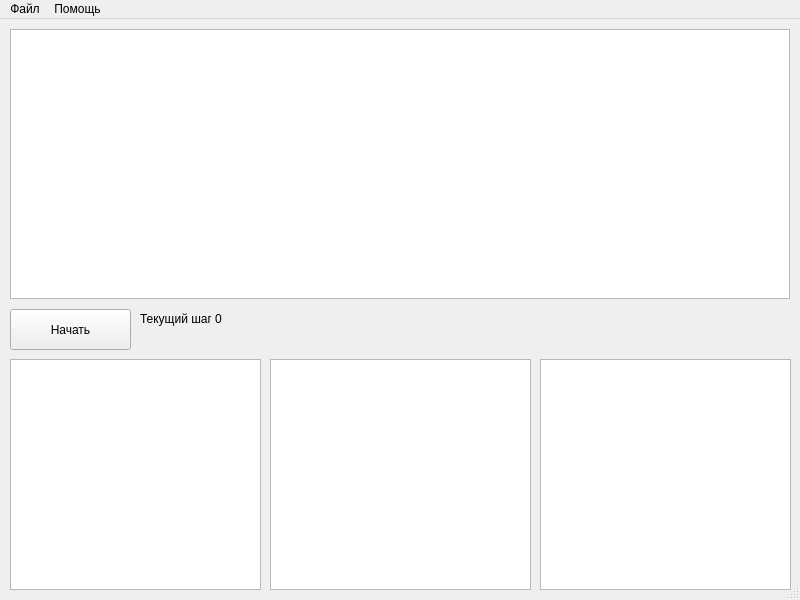
<?xml version="1.0" encoding="UTF-8"?>
<ui version="4.0">
 <class>Diplom</class>
 <widget class="QMainWindow" name="Diplom">
  <property name="geometry">
   <rect>
    <x>0</x>
    <y>0</y>
    <width>800</width>
    <height>600</height>
   </rect>
  </property>
  <property name="minimumSize">
   <size>
    <width>800</width>
    <height>600</height>
   </size>
  </property>
  <property name="windowTitle">
   <string>Diplom</string>
  </property>
  <widget class="QWidget" name="centralWidget">
   <property name="minimumSize">
    <size>
     <width>800</width>
     <height>600</height>
    </size>
   </property>
   <widget class="QGraphicsView" name="graphicsView_1">
    <property name="geometry">
     <rect>
      <x>10</x>
      <y>10</y>
      <width>780</width>
      <height>270</height>
     </rect>
    </property>
    <property name="sizePolicy">
     <sizepolicy hsizetype="Maximum" vsizetype="Maximum">
      <horstretch>1</horstretch>
      <verstretch>1</verstretch>
     </sizepolicy>
    </property>
   </widget>
   <widget class="QGraphicsView" name="graphicsView_2">
    <property name="geometry">
     <rect>
      <x>10</x>
      <y>340</y>
      <width>251</width>
      <height>231</height>
     </rect>
    </property>
   </widget>
   <widget class="QPushButton" name="pushButtonLeft">
    <property name="geometry">
     <rect>
      <x>10</x>
      <y>290</y>
      <width>121</width>
      <height>41</height>
     </rect>
    </property>
    <property name="sizePolicy">
     <sizepolicy hsizetype="Fixed" vsizetype="Fixed">
      <horstretch>0</horstretch>
      <verstretch>0</verstretch>
     </sizepolicy>
    </property>
    <property name="text">
     <string>Начать</string>
    </property>
   </widget>
   <widget class="QGraphicsView" name="graphicsView_3">
    <property name="geometry">
     <rect>
      <x>270</x>
      <y>340</y>
      <width>261</width>
      <height>231</height>
     </rect>
    </property>
   </widget>
   <widget class="QGraphicsView" name="graphicsView_4">
    <property name="geometry">
     <rect>
      <x>540</x>
      <y>340</y>
      <width>251</width>
      <height>231</height>
     </rect>
    </property>
   </widget>
   <widget class="QLabel" name="label">
    <property name="geometry">
     <rect>
      <x>140</x>
      <y>290</y>
      <width>71</width>
      <height>20</height>
     </rect>
    </property>
    <property name="text">
     <string>Текущий шаг:</string>
    </property>
   </widget>
   <widget class="QLabel" name="label_2">
    <property name="geometry">
     <rect>
      <x>215</x>
      <y>290</y>
      <width>21</width>
      <height>20</height>
     </rect>
    </property>
    <property name="text">
     <string>0</string>
    </property>
   </widget>
   <widget class="QWidget" name="verticalLayoutWidget">
    <property name="geometry">
     <rect>
      <x>10</x>
      <y>10</y>
      <width>781</width>
      <height>271</height>
     </rect>
    </property>
    <layout class="QVBoxLayout" name="verticalLayout"/>
   </widget>
  </widget>
  <widget class="QMenuBar" name="menuBar">
   <property name="geometry">
    <rect>
     <x>0</x>
     <y>0</y>
     <width>800</width>
     <height>21</height>
    </rect>
   </property>
   <widget class="QMenu" name="menuMain">
    <property name="title">
     <string>Файл</string>
    </property>
    <addaction name="actionNew_2"/>
    <addaction name="separator"/>
    <addaction name="actionLoad"/>
    <addaction name="actionSave"/>
    <addaction name="actionSaveAs"/>
    <addaction name="separator"/>
    <addaction name="actionImport"/>
    <addaction name="actionExport"/>
    <addaction name="separator"/>
    <addaction name="actionQuit"/>
   </widget>
   <widget class="QMenu" name="menuHelp">
    <property name="title">
     <string>Помощь</string>
    </property>
    <addaction name="actionAbout"/>
    <addaction name="action_4"/>
   </widget>
   <addaction name="menuMain"/>
   <addaction name="menuHelp"/>
  </widget>
  <widget class="QStatusBar" name="statusBar"/>
  <action name="actionNew">
   <property name="checkable">
    <bool>false</bool>
   </property>
   <property name="enabled">
    <bool>true</bool>
   </property>
   <property name="text">
    <string>Новая матрица</string>
   </property>
  </action>
  <action name="actionLoad">
   <property name="text">
    <string>Загрузить</string>
   </property>
  </action>
  <action name="actionSave">
   <property name="text">
    <string>Сохранить</string>
   </property>
  </action>
  <action name="actionSaveAs">
   <property name="text">
    <string>Сохранить как</string>
   </property>
  </action>
  <action name="actionQuit">
   <property name="text">
    <string>Выход</string>
   </property>
  </action>
  <action name="actionAbout">
   <property name="text">
    <string>О программе</string>
   </property>
  </action>
  <action name="actionExport">
   <property name="text">
    <string>Экспортировать</string>
   </property>
  </action>
  <action name="actionImport">
   <property name="text">
    <string>Импортировать</string>
   </property>
  </action>
  <action name="action_4">
   <property name="text">
    <string>Руководство</string>
   </property>
  </action>
  <action name="actionNew_2">
   <property name="text">
    <string>Новый</string>
   </property>
  </action>
 </widget>
 <layoutdefault spacing="6" margin="11"/>
 <resources/>
 <connections/>
</ui>
